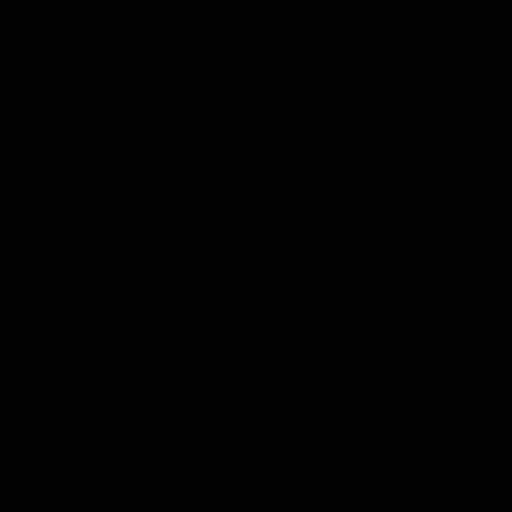
Frame 1 (no input)
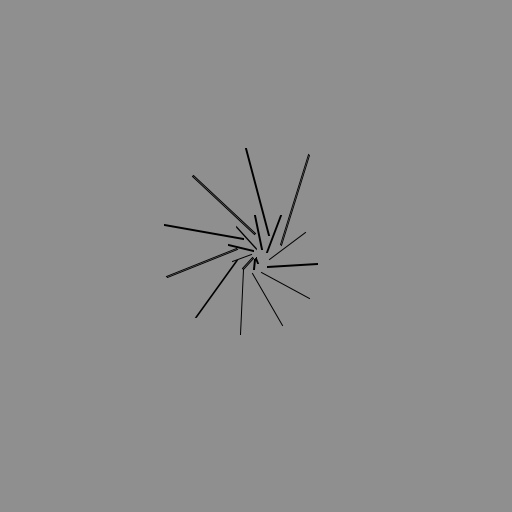
Frame 60 (the mouse pressed at the canvas centre just before this capture)
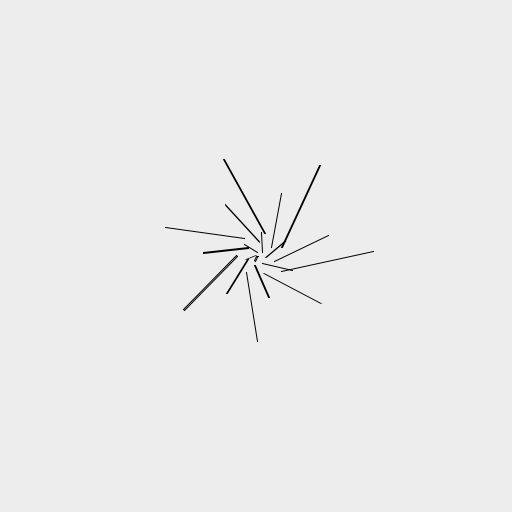
Frame 120 (the mouse held since frame 60 and released just before this capture)

The Processing sketch that drew these frames (run headless with seeded random() and noise(); from frame 60 on, the mouse is pressed at the canvas centre):

// Processing sketch: processing_106019
// ── processing_106019.pde

float time = 0; /* This is going to function as a clock. We'll update it with a value every time a frame gets drawn*/
 
void setup() {
size(512,512);/* setup the size */
frameRate(25);/* This sets the current frameRate */
}
 
void draw() {/* this does the drawing once per frame */
  background(255); /* clear the screen with white */
  translate((width*0.5)+tan(time),(height*0.5)+(1/tan(time))); 
  noFill(); /*stop the computer filling in shapes*/
  time=time+0.01; /* update the value in the variable 'time'. This means that we add 1 to 'time' every frame */
  background(abs(sin(time))*255);
  for (int i = 0;i < 20; i++) { /* this for loop organises the drawing. It will do the drawing 20 times (between 0 and 19)  */
  rotate(sin(time)); /* rotate the coordinate system a bit */
  rect(i,i,i*5,cos(i*5)); /* this is the actual drawing.*/
  }
}
